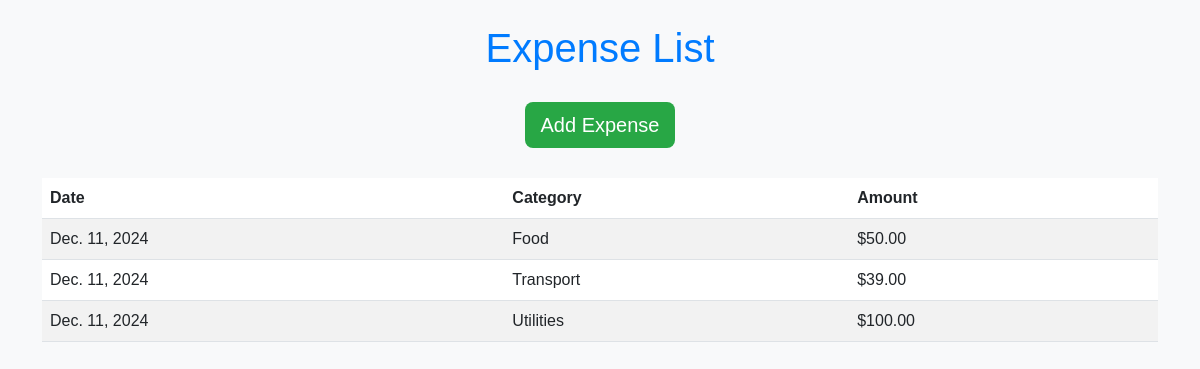
Before: / with the older database file.
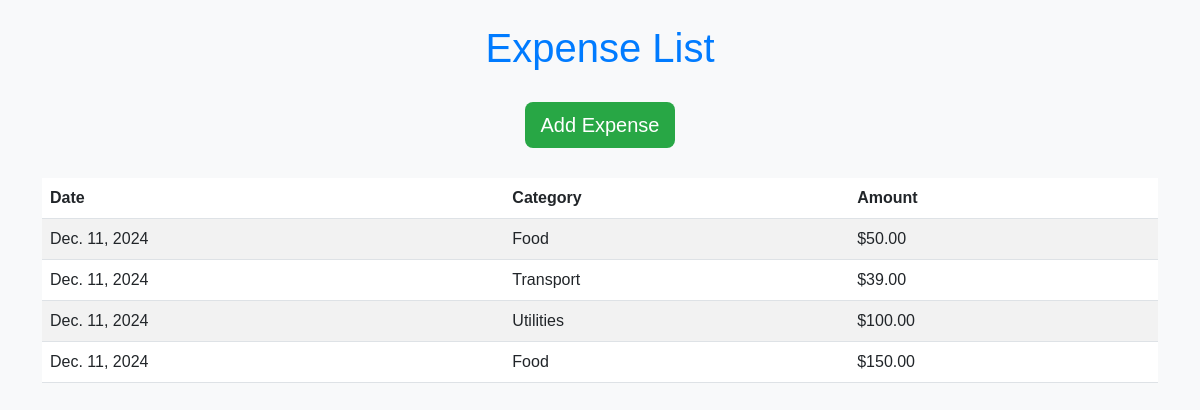
After: the same page with the newer database file.
### tracker/models.py (models this page shows, shortened)
class Expense(models.Model):
    CATEGORY_CHOICES = [
        ('Food','Food'),
        ('Transport', 'Transport'),
        ('Utilities', 'Utilities'),
        ('Other', 'Others'),
    ]
    category = models.CharField(max_length=50, choices=CATEGORY_CHOICES)
    amount = models.DecimalField(max_digits=10, decimal_places=2)
    description = models.TextField(blank=True)
    date =  models.DateField(auto_now_add=True)

### tracker/views.py (the view)
# urls.py: path('', views.expense_list, name='expense_list'),
def expense_list(request):
    expenses = Expense.objects.all()
    return render(request, 'tracker/expense_list.html', {'expenses': expenses})

### tracker/templates/tracker/expense_list.html (shortened to what this page needs)
<!DOCTYPE html>
<html lang="en">
<head>
    <link href="https://cdn.jsdelivr.net/npm/bootstrap@5.3.0/dist/css/bootstrap.min.css" rel="stylesheet">
</head>
<body>
    <div class="container">
        <h1 class="text-center mt-4">Expense List</h1>
        <div class="text-center mb-4">
            <a href="{% url 'add_expense' %}" class="btn btn-add-expense btn-lg">
                 Add Expense
            </a>
        </div>
        <div class="table-responsive expense-table">
            <table class="table table-striped">
                <thead>
                    <tr>
                        <th>Date</th>
                        <th>Category</th>
                        <th>Amount</th>
                    </tr>
                </thead>
                <tbody>
                    {% for expense in expenses %}
                    <tr>
                        <td>{{ expense.date }}</td>
                        <td>{{ expense.category }}</td>
                        <td>${{ expense.amount }}</td>
                    </tr>
                    {% endfor %}
                </tbody>
            </table>
        </div>
    </div>
</body>
</html>

### tracker/templates/tracker/expense_list.html (style rules this page uses)
body { background-color: #f8f9fa; font-family: Arial, sans-serif; }
h1 { color: #007bff; margin-bottom: 30px; }
.expense-table { margin-top: 30px; }
.btn-add-expense { background-color: #28a745; color: white; border: none; }

Changed rows visible on the page:
added Expense: date "Dec. 11, 2024", category "Food", amount "150.00"
